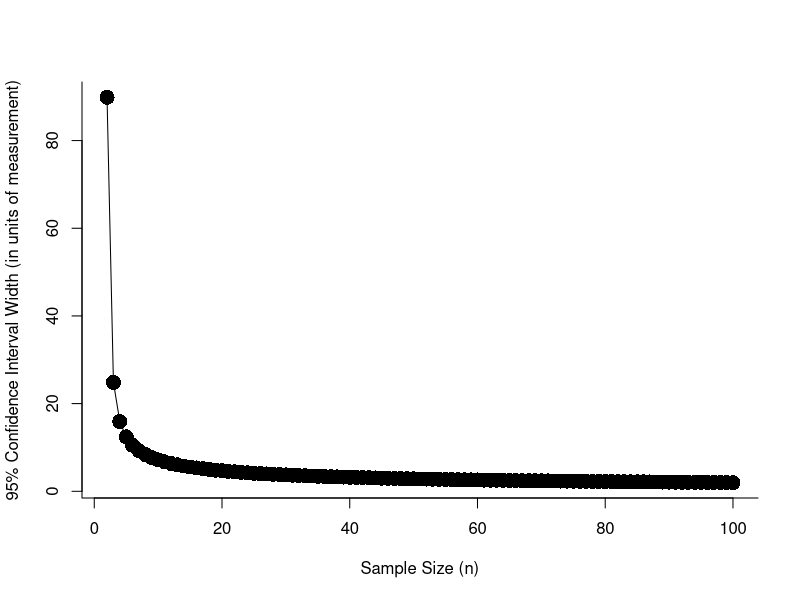

This figure's R source: (Note: this script raises an error after producing the figure.)
#  Function to estimate confidence interval width (in the units of measurement) as a function of sample size (from knonw standard deviation)
#     inputs:
#        SD: this is the only manditory value, it can be a vector or a single value. If it is a vector, the standard deviation of the vector is used. If it is a single number, this is used as the standard deviation   
#        LowerBound: the MINIMUM sample size you wish to consider (default = 2)... !!! NOTE should be higher than 2
#        UpperBound: the MAXIMUM sample size you wish to consider (default = 100)
#        alpha: the desired level of confidence (default = 0.05, i.e., 95% confidence interval)
#        DesiredCI: the desired confidence interval width (in units of measurement)      
#
#     outputs:
#         OP: a data frame containing the the sample size and resulting confidence interval width, and the SS sample size needed if DesiredCI is provided
#
#     figure: a plot of confidence interval width as a function of sample size


SS_Est <- function(SD, LowerBound = 2, UpperBound = 100, alpha = 0.05, DesiredCI = NULL){
   OP <- list()
   if(length(SD) > 1){
      SD <- sd(SD, na.rm = T)
   }
   CI <- rep(NA, length(LowerBound:UpperBound))
   SD <- 5
   for(i in LowerBound:UpperBound){
      DF <- i - 1
      SE <- SD/sqrt(i)
      ME <- qt(1-(alpha/2), DF)*SE
      CI[i - LowerBound + 1] <- 2*ME
   }

   if(!length(DesiredCI)){
      plot(LowerBound:UpperBound, CI, bty = "l", pch = 16, cex = 2, ylab = paste((1-alpha)*100, "% Confidence Interval Width (in units of measurement)", sep = ""), type = "o", xlab = "Sample Size (n)")
   }
   if(length(DesiredCI)){
      if(min(CI, na.rm = T) > DesiredCI){
         print("WARNING!!! You need a larger sample size than currently provided by 'UpperBound'. Increase 'UpperBOund'")
      }
      if(length(which(CI > DesiredCI))){
         SS <- max(which(CI > DesiredCI), na.rm = T) + LowerBound
         plot(LowerBound:UpperBound, CI, bty = "l", pch = 16, cex = 2, ylab = paste((1-alpha)*100, "% Confidence Interval Width", sep = ""), type = "o", xlab = "Sample Size (n)")
         abline(h = DesiredCI, lwd = 2, lty = 2, col = "red")
         points(LowerBound:(SS-1), CI[1:(SS-LowerBound)], pch = 16, cex = 2, col = "red")
         legend("topright", "Desired Confidence Interval Width", lty = 2, lwd = 2, col = "red", bty = "n")
         legend("center", paste("You need n =", SS), cex = 2, bty = "n")
      }
      if(!length(which(CI > DesiredCI))){
         print("WARNING!!! You achieve you're desired CI width at a smaller sample size than 'LowerBound'. Decrease 'LowerBound'")
      }
   }
   OP[[1]] <- as.data.frame(cbind(LowerBound:UpperBound, CI))
   colnames(OP[[1]]) <- c("n","CI_Width")
   OP[[2]] <- SS
   names(OP) <- c("DF", "SS")
   return(OP)
}


# example using the a standard deviation = 5 and a desired confidence interval under 10 (in the units of measurement)
Ex1<-SS_Est(5)

# full data frame
Ex1$DF

# the sample size you need to reach a confidence interval width < 'DesiredCI'
Ex1$SS



# example using a vector and a desired CI width of 3
tmpV <- rnorm(100, 74, 12.5)
Ex2 <- SS_Est(tmpV, DesiredCI = 3)

# full data frame
Ex2$DF

# the sample size you need to reach a confidence interval width < 'DesiredCI'
Ex2$SS



